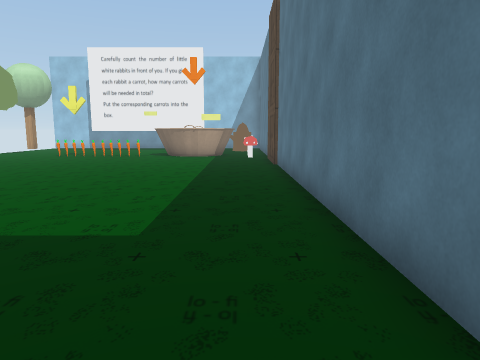
[1] (above)

13 first-person views from a walk through a scene from a Unity 3-D project. The camera is 1.2 m above the floor, tilts 8° down and sees 70° across. The floor is counted in squares, 1 m on a side. Each view is taken from the middle of a square. On the plan, view 1 faces up. The plan holds only what a view shows up to about 14 squares ahead; the rest is blank. The place goes on beyond the plan. The player is left out. Some animated figures are not drawn. Some surface patterns are stand-ins.

[2]
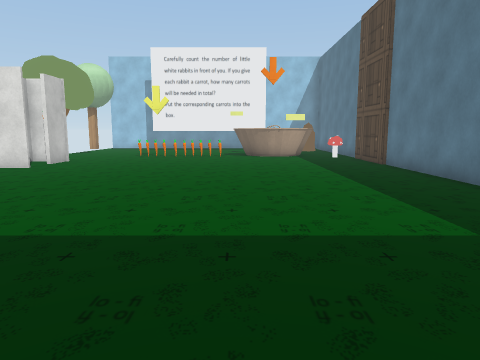

[3]
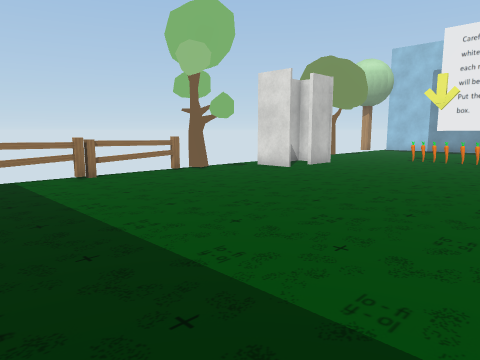

[4]
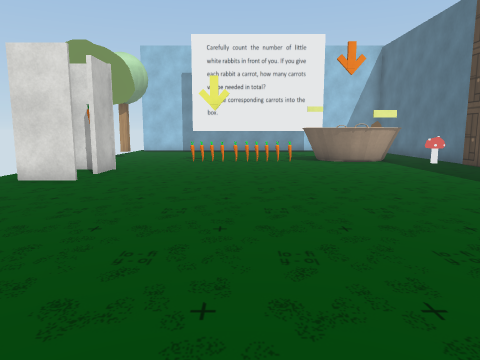

[5]
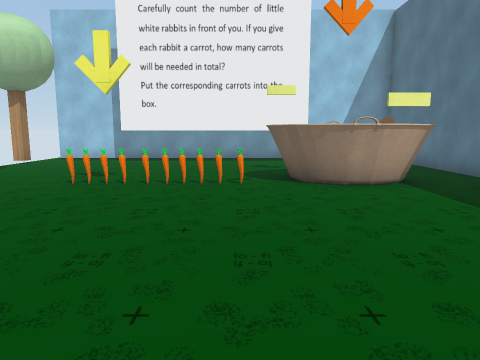

[6]
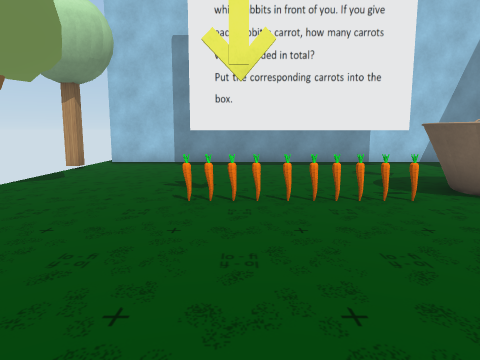

[7]
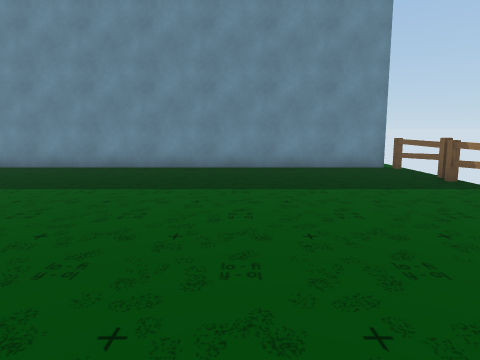

[8]
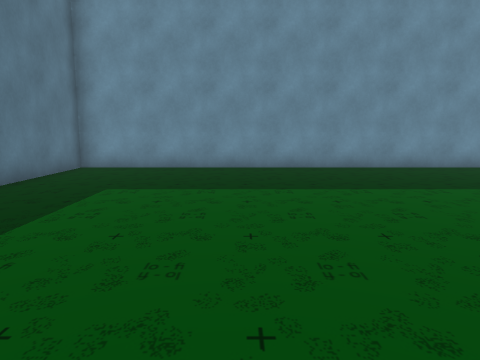

[9]
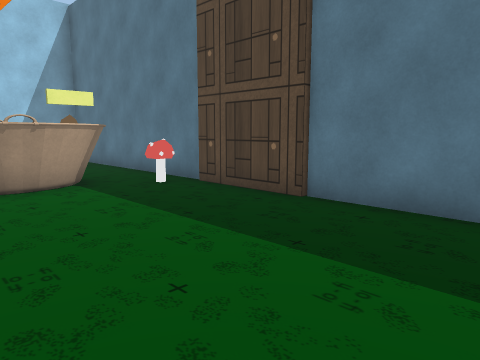

[10]
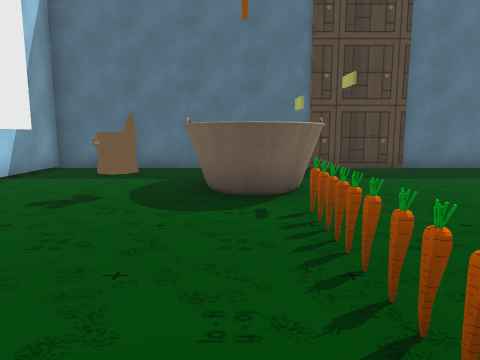

[11]
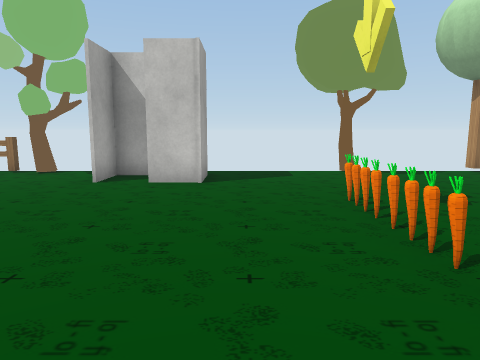

[12]
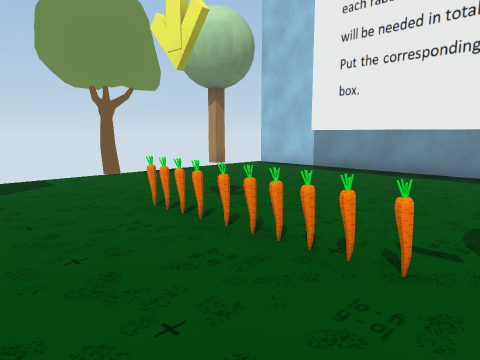

[13]
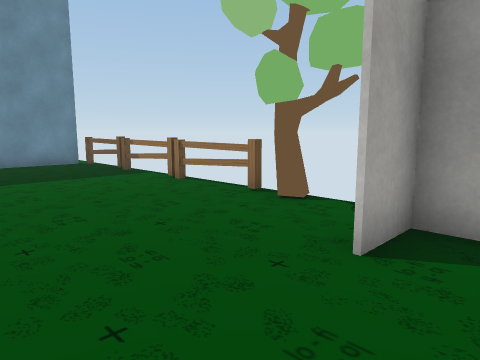

### Floor plan
Points are (right, up) in squares from view 1. A wall is a line through its corners. A room is listed if a view was taken in it or the views show most of it. See-through windows are left out.
Room 1 (views 1, 2, 3, 4, 5, 6, 7, 8, 9, 10, 11, 12, 13)
walls: (-11, 11.5) (-12.6, 11.5); (-3.6, 16.7) (-3.9, 17); (-2.1, 16.1) (-3.2, 16.4) (-3.8, 16.8) (-4.1, 17.3); (-2.1, 16.3) (-2.7, 16.3); (-2, 16.3) (-2.5, 16.3); (-4.3, 17.6) (-4.2, 18) (-3.6, 18.8) (-3, 19.1); (-4.2, 17.9) (-4, 18.4); (-12.5, 14) (-12.5, 11.6) (-11, 11.6); (-12.6, 14.1) (-11.1, 14.1) (-11.1, 13.4); (-1.2, 16.5) (-1.7, 16.3); (-0.8, 16.9) (-1.1, 16.6); (-3.7, 18.7) (-3.3, 18.9); (-0.5, 17.2) (-0.9, 16.7) (-1.4, 16.4) (-2.6, 16.2) (-3.7, 16.7); (-2.2, 22.6) (-9.8, 22.6); (-13, -0.6) (1.4, -0.6) (1.4, 24) (-12.9, 24); (-13.2, 22.5) (-13.2, 22) (-13.6, 22)
low walls: (-3, 16.6) (-3.3, 16.7); (-2.6, 16.6) (-3.1, 16.7); (-2.2, 16.5) (-3, 16.6) (-3.5, 16.9); (-1.3, 16.7) (-1.8, 16.5); (-3.8, 18.4) (-3.4, 18.7)
ways out: gap at (-13, 24)
objects: other object (-14, 18) to (-13, 18); other object (-13, 0) to (-13, 2); other object (-13, 3) to (-13, 5); other object (-13, 6) to (-13, 8); other object (-13, 9) to (-12, 9); other object (-9, 17); other object (-8, 17); other object (-7, 17); other object (-6, 17); other object (-5, 17); other object (-1, 21) to (0, 22); other object (0, 16)

Positions as (right, up) in squares from view 1, and headings:
1: (0, 0), facing up
2: (-4, 0), facing up
3: (-4, 2), facing up-left
4: (-7, 3), facing up
5: (-5, 9), facing up
6: (-8, 11), facing up
7: (-8, 11), facing down
8: (-4, 11), facing down
9: (-4, 9), facing up-right
10: (-10, 18), facing right
11: (-3, 15), facing left
12: (-4, 14), facing up-left
13: (-8, 13), facing down-left
